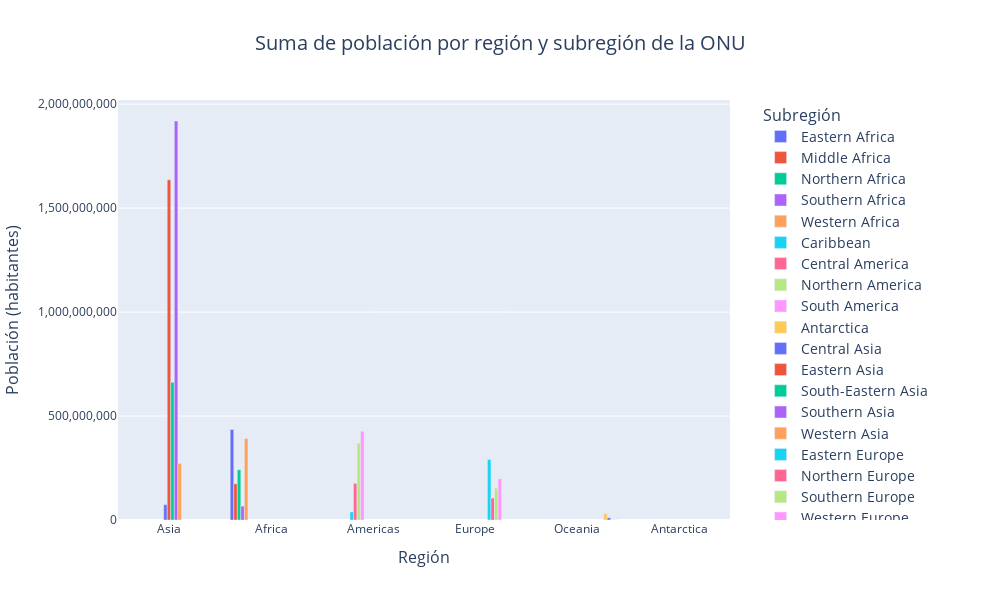

The cell this chart's notebook holds for it:
### Markdown cell above
Otra forma de mostrar barras con diferentes niveles de agrupación son las barras agrupadas, con el argumento `barmode=group` en la función `fig.update.layout()`.

### Code cell
# Suma de población por región y subregión de la ONU
poblacion_region_subregion_suma = paises.groupby(['REGION_UN', 'SUBREGION'])['POP_EST'].sum().reset_index()

# Ordenar las regiones por población total descendente
poblacion_total_region = poblacion_region_subregion_suma.groupby('REGION_UN')['POP_EST'].sum().sort_values(ascending=False).index

# Asignar el orden de las categorías en el eje X
poblacion_region_subregion_suma['REGION_UN'] = pd.Categorical(
    poblacion_region_subregion_suma['REGION_UN'],
    categories=poblacion_total_region,
    ordered=True
)

# Creación del gráfico de barras agrupadas con Plotly Express
fig = px.bar(
    poblacion_region_subregion_suma,
    x='REGION_UN',
    y='POP_EST',
    color='SUBREGION',
    title='Suma de población por región y subregión de la ONU',
    labels={
        'REGION_UN': 'Región',
        'SUBREGION': 'Subregión',
        'POP_EST': 'Población (habitantes)'
    },
    category_orders={'REGION_UN': poblacion_total_region},  # Aplicar el orden de las regiones
    width=1000,   # Ancho de la figura en píxeles
    height=600    # Alto de la figura en píxeles
)

# Actualizar el formato del eje y para evitar notación científica
fig.update_yaxes(tickformat=",d")

# Personalizar el diseño para barras agrupadas
fig.update_layout(
    barmode='group',  # Establecer el modo de barras a 'group' para barras agrupadas
    title=dict(
        x=0.5,  # Centrar el título
        font=dict(size=20)
    ),
    xaxis_title=dict(font=dict(size=16)),
    yaxis_title=dict(font=dict(size=16)),
    legend_title=dict(
        text='Subregión',
        font=dict(size=16)
    ),
    legend=dict(
        title_font_size=16,
        font_size=14,
        x=1.05,  # Posición horizontal de la leyenda
        y=1      # Posición vertical de la leyenda
    )
)

# Despliegue del gráfico
fig.show()

### Figure 1 — Plotly figure (JSON) as saved in the notebook; plotly's stock layout.template omitted (floating-point values rounded to 4 significant figures)
{"data": [{"alignmentgroup": "True", "hovertemplate": "Subregión=Eastern Africa<br>Región=%{x}<br>Población (habitantes)=%{y}<extra></extra>", "legendgroup": "Eastern Africa", "marker": {"color": "#636efa", "pattern": {"shape": ""}}, "name": "Eastern Africa", "offsetgroup": "Eastern Africa", "orientation": "v", "showlegend": true, "textposition": "auto", "type": "bar", "x": ["Africa"], "xaxis": "x", "y": [435200000.0], "yaxis": "y"}, {"alignmentgroup": "True", "hovertemplate": "Subregión=Middle Africa<br>Región=%{x}<br>Población (habitantes)=%{y}<extra></extra>", "legendgroup": "Middle Africa", "marker": {"color": "#EF553B", "pattern": {"shape": ""}}, "name": "Middle Africa", "offsetgroup": "Middle Africa", "orientation": "v", "showlegend": true, "textposition": "auto", "type": "bar", "x": ["Africa"], "xaxis": "x", "y": [174308432], "yaxis": "y"}, {"alignmentgroup": "True", "hovertemplate": "Subregión=Northern Africa<br>Región=%{x}<br>Población (habitantes)=%{y}<extra></extra>", "legendgroup": "Northern Africa", "marker": {"color": "#00cc96", "pattern": {"shape": ""}}, "name": "Northern Africa", "offsetgroup": "Northern Africa", "orientation": "v", "showlegend": true, "textposition": "auto", "type": "bar", "x": ["Africa"], "xaxis": "x", "y": [241801558], "yaxis": "y"}, {"alignmentgroup": "True", "hovertemplate": "Subregión=Southern Africa<br>Región=%{x}<br>Población (habitantes)=%{y}<extra></extra>", "legendgroup": "Southern Africa", "marker": {"color": "#ab63fa", "pattern": {"shape": ""}}, "name": "Southern Africa", "offsetgroup": "Southern Africa", "orientation": "v", "showlegend": true, "textposition": "auto", "type": "bar", "x": ["Africa"], "xaxis": "x", "y": [66629895], "yaxis": "y"}, {"alignmentgroup": "True", "hovertemplate": "Subregión=Western Africa<br>Región=%{x}<br>Población (habitantes)=%{y}<extra></extra>", "legendgroup": "Western Africa", "marker": {"color": "#FFA15A", "pattern": {"shape": ""}}, "name": "Western Africa", "offsetgroup": "Western Africa", "orientation": "v", "showlegend": true, "textposition": "auto", "type": "bar", "x": ["Africa"], "xaxis": "x", "y": [391434098], "yaxis": "y"}, {"alignmentgroup": "True", "hovertemplate": "Subregión=Caribbean<br>Región=%{x}<br>Población (habitantes)=%{y}<extra></extra>", "legendgroup": "Caribbean", "marker": {"color": "#19d3f3", "pattern": {"shape": ""}}, "name": "Caribbean", "offsetgroup": "Caribbean", "orientation": "v", "showlegend": true, "textposition": "auto", "type": "bar", "x": ["Americas"], "xaxis": "x", "y": [38982419], "yaxis": "y"}, {"alignmentgroup": "True", "hovertemplate": "Subregión=Central America<br>Región=%{x}<br>Población (habitantes)=%{y}<extra></extra>", "legendgroup": "Central America", "marker": {"color": "#FF6692", "pattern": {"shape": ""}}, "name": "Central America", "offsetgroup": "Central America", "orientation": "v", "showlegend": true, "textposition": "auto", "type": "bar", "x": ["Americas"], "xaxis": "x", "y": [176609080], "yaxis": "y"}, {"alignmentgroup": "True", "hovertemplate": "Subregión=Northern America<br>Región=%{x}<br>Población (habitantes)=%{y}<extra></extra>", "legendgroup": "Northern America", "marker": {"color": "#B6E880", "pattern": {"shape": ""}}, "name": "Northern America", "offsetgroup": "Northern America", "orientation": "v", "showlegend": true, "textposition": "auto", "type": "bar", "x": ["Americas"], "xaxis": "x", "y": [369184722], "yaxis": "y"}, {"alignmentgroup": "True", "hovertemplate": "Subregión=South America<br>Región=%{x}<br>Población (habitantes)=%{y}<extra></extra>", "legendgroup": "South America", "marker": {"color": "#FF97FF", "pattern": {"shape": ""}}, "name": "South America", "offsetgroup": "South America", "orientation": "v", "showlegend": true, "textposition": "auto", "type": "bar", "x": ["Americas"], "xaxis": "x", "y": [427063263], "yaxis": "y"}, {"alignmentgroup": "True", "hovertemplate": "Subregión=Antarctica<br>Región=%{x}<br>Población (habitantes)=%{y}<extra></extra>", "legendgroup": "Antarctica", "marker": {"color": "#FECB52", "pattern": {"shape": ""}}, "name": "Antarctica", "offsetgroup": "Antarctica", "orientation": "v", "showlegend": true, "textposition": "auto", "type": "bar", "x": ["Antarctica"], "xaxis": "x", "y": [4490], "yaxis": "y"}, {"alignmentgroup": "True", "hovertemplate": "Subregión=Central Asia<br>Región=%{x}<br>Población (habitantes)=%{y}<extra></extra>", "legendgroup": "Central Asia", "marker": {"color": "#636efa", "pattern": {"shape": ""}}, "name": "Central Asia", "offsetgroup": "Central Asia", "orientation": "v", "showlegend": true, "textposition": "auto", "type": "bar", "x": ["Asia"], "xaxis": "x", "y": [73814587], "yaxis": "y"}, {"alignmentgroup": "True", "hovertemplate": "Subregión=Eastern Asia<br>Región=%{x}<br>Población (habitantes)=%{y}<extra></extra>", "legendgroup": "Eastern Asia", "marker": {"color": "#EF553B", "pattern": {"shape": ""}}, "name": "Eastern Asia", "offsetgroup": "Eastern Asia", "orientation": "v", "showlegend": true, "textposition": "auto", "type": "bar", "x": ["Asia"], "xaxis": "x", "y": [1636296580], "yaxis": "y"}, {"alignmentgroup": "True", "hovertemplate": "Subregión=South-Eastern Asia<br>Región=%{x}<br>Población (habitantes)=%{y}<extra></extra>", "legendgroup": "South-Eastern Asia", "marker": {"color": "#00cc96", "pattern": {"shape": ""}}, "name": "South-Eastern Asia", "offsetgroup": "South-Eastern Asia", "orientation": "v", "showlegend": true, "textposition": "auto", "type": "bar", "x": ["Asia"], "xaxis": "x", "y": [661911038], "yaxis": "y"}, {"alignmentgroup": "True", "hovertemplate": "Subregión=Southern Asia<br>Región=%{x}<br>Población (habitantes)=%{y}<extra></extra>", "legendgroup": "Southern Asia", "marker": {"color": "#ab63fa", "pattern": {"shape": ""}}, "name": "Southern Asia", "offsetgroup": "Southern Asia", "orientation": "v", "showlegend": true, "textposition": "auto", "type": "bar", "x": ["Asia"], "xaxis": "x", "y": [1918690648], "yaxis": "y"}, {"alignmentgroup": "True", "hovertemplate": "Subregión=Western Asia<br>Región=%{x}<br>Población (habitantes)=%{y}<extra></extra>", "legendgroup": "Western Asia", "marker": {"color": "#FFA15A", "pattern": {"shape": ""}}, "name": "Western Asia", "offsetgroup": "Western Asia", "orientation": "v", "showlegend": true, "textposition": "auto", "type": "bar", "x": ["Asia"], "xaxis": "x", "y": [272122703], "yaxis": "y"}, {"alignmentgroup": "True", "hovertemplate": "Subregión=Eastern Europe<br>Región=%{x}<br>Población (habitantes)=%{y}<extra></extra>", "legendgroup": "Eastern Europe", "marker": {"color": "#19d3f3", "pattern": {"shape": ""}}, "name": "Eastern Europe", "offsetgroup": "Eastern Europe", "orientation": "v", "showlegend": true, "textposition": "auto", "type": "bar", "x": ["Europe"], "xaxis": "x", "y": [291080093], "yaxis": "y"}, {"alignmentgroup": "True", "hovertemplate": "Subregión=Northern Europe<br>Región=%{x}<br>Población (habitantes)=%{y}<extra></extra>", "legendgroup": "Northern Europe", "marker": {"color": "#FF6692", "pattern": {"shape": ""}}, "name": "Northern Europe", "offsetgroup": "Northern Europe", "orientation": "v", "showlegend": true, "textposition": "auto", "type": "bar", "x": ["Europe"], "xaxis": "x", "y": [105802448], "yaxis": "y"}, {"alignmentgroup": "True", "hovertemplate": "Subregión=Southern Europe<br>Región=%{x}<br>Población (habitantes)=%{y}<extra></extra>", "legendgroup": "Southern Europe", "marker": {"color": "#B6E880", "pattern": {"shape": ""}}, "name": "Southern Europe", "offsetgroup": "Southern Europe", "orientation": "v", "showlegend": true, "textposition": "auto", "type": "bar", "x": ["Europe"], "xaxis": "x", "y": [152729852], "yaxis": "y"}, {"alignmentgroup": "True", "hovertemplate": "Subregión=Western Europe<br>Región=%{x}<br>Población (habitantes)=%{y}<extra></extra>", "legendgroup": "Western Europe", "marker": {"color": "#FF97FF", "pattern": {"shape": ""}}, "name": "Western Europe", "offsetgroup": "Western Europe", "orientation": "v", "showlegend": true, "textposition": "auto", "type": "bar", "x": ["Europe"], "xaxis": "x", "y": [198095699], "yaxis": "y"}, {"alignmentgroup": "True", "hovertemplate": "Subregión=Australia and New Zealand<br>Región=%{x}<br>Población (habitantes)=%{y}<extra></extra>", "legendgroup": "Australia and New Zealand", "marker": {"color": "#FECB52", "pattern": {"shape": ""}}, "name": "Australia and New Zealand", "offsetgroup": "Australia and New Zealand", "orientation": "v", "showlegend": true, "textposition": "auto", "type": "bar", "x": ["Oceania"], "xaxis": "x", "y": [30319695], "yaxis": "y"}, {"alignmentgroup": "True", "hovertemplate": "Subregión=Melanesia<br>Región=%{x}<br>Población (habitantes)=%{y}<extra></extra>", "legendgroup": "Melanesia", "marker": {"color": "#636efa", "pattern": {"shape": ""}}, "name": "Melanesia", "offsetgroup": "Melanesia", "orientation": "v", "showlegend": true, "textposition": "auto", "type": "bar", "x": ["Oceania"], "xaxis": "x", "y": [10635767], "yaxis": "y"}, {"alignmentgroup": "True", "hovertemplate": "Subregión=Micronesia<br>Región=%{x}<br>Población (habitantes)=%{y}<extra></extra>", "legendgroup": "Micronesia", "marker": {"color": "#EF553B", "pattern": {"shape": ""}}, "name": "Micronesia", "offsetgroup": "Micronesia", "orientation": "v", "showlegend": true, "textposition": "auto", "type": "bar", "x": ["Oceania"], "xaxis": "x", "y": [320801], "yaxis": "y"}, {"alignmentgroup": "True", "hovertemplate": "Subregión=Polynesia<br>Región=%{x}<br>Población (habitantes)=%{y}<extra></extra>", "legendgroup": "Polynesia", "marker": {"color": "#00cc96", "pattern": {"shape": ""}}, "name": "Polynesia", "offsetgroup": "Polynesia", "orientation": "v", "showlegend": true, "textposition": "auto", "type": "bar", "x": ["Oceania"], "xaxis": "x", "y": [313237], "yaxis": "y"}], "layout": {"barmode": "group", "height": 600, "legend": {"font": {"size": 14}, "title": {"font": {"size": 16}, "text": "Subregión"}, "tracegroupgap": 0, "x": 1.05, "y": 1}, "title": {"font": {"size": 20}, "text": "Suma de población por región y subregión de la ONU", "x": 0.5}, "width": 1000, "xaxis": {"anchor": "y", "categoryarray": ["Asia", "Africa", "Americas", "Europe", "Oceania", "Antarctica"], "categoryorder": "array", "domain": [0, 1], "title": {"font": {"size": 16}, "text": "Región"}}, "yaxis": {"anchor": "x", "domain": [0, 1], "tickformat": ",d", "title": {"font": {"size": 16}, "text": "Población (habitantes)"}}}}
